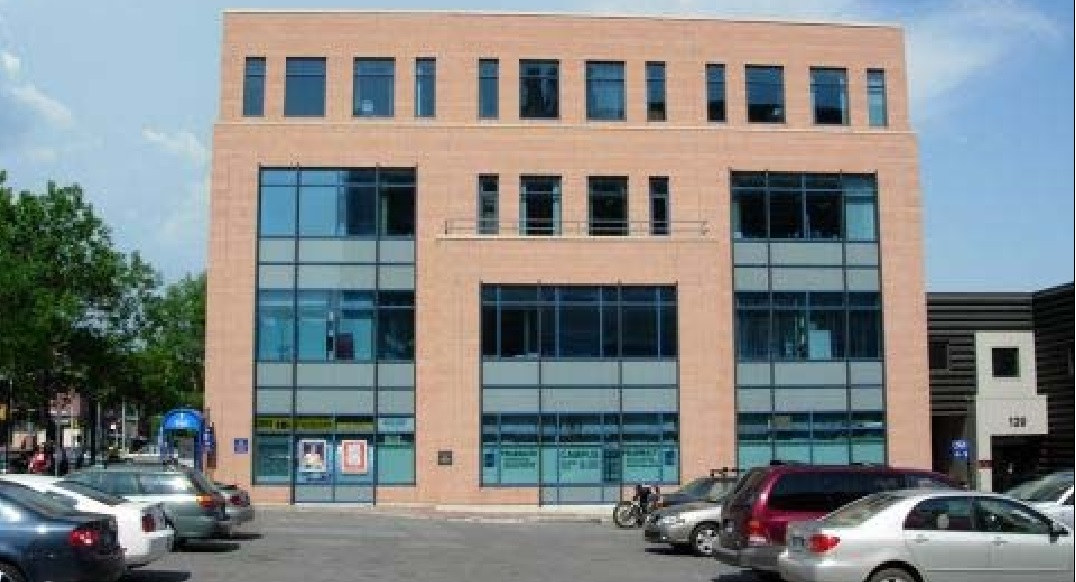
//> input picture pano27/pano27/corner.jpg, 1076 x 582 px
$ ./main_features_edge_detector   (built with g++ and OpenCV 4)
//> lines starting //> are read from the running program, lines starting //| are printed output that depends on the picture
### pano27/pano27/features.h
#include<opencv2\core\core.hpp>
#include<opencv2\highgui\highgui.hpp>
#include<opencv2\imgproc\imgproc.hpp>

using namespace cv;

class features{

private:
	int threshold1;
	Mat cross;
	Mat diamond;
	Mat square;
	Mat x;

public:

	features() :cross(5, 5, CV_8U, Scalar(0)),
		diamond(5, 5, CV_8U, Scalar(1)),
		square(5, 5, CV_8U, Scalar(1)),
		x(5, 5, CV_8U, Scalar(0)){

		// for cross (plus sign)
		int i;
		for (i = 0; i < 5; i++)
		{
			cross.at<uchar>(2, i)= 1;
			cross.at<uchar>(i,2) = 1;
		}

		diamond.at<uchar>(0, 0) = 0;
		diamond.at<uchar>(0, 1) = 0;
		diamond.at<uchar>(1, 0) = 0;
		diamond.at<uchar>(4, 4) = 0;
		diamond.at<uchar>(3, 4) = 0;
		diamond.at<uchar>(4, 3) = 0;
		diamond.at<uchar>(4, 0) = 0;
		diamond.at<uchar>(4, 1) = 0;
		diamond.at<uchar>(3, 0) = 0;
		diamond.at<uchar>(0, 4) = 0;
		diamond.at<uchar>(0, 3) = 0;
		diamond.at<uchar>(1, 4) = 0;

		for ( i = 0; i<5; i++) {
			x.at<uchar>(i, i) = 1;
			x.at<uchar>(4 - i, i) = 1;
		}
	}


	// [4 lines left out: function setThreshold, not called in this run]

	void applyThreshold(Mat image)
	{
		threshold(image, image, threshold1, 255, CV_THRESH_BINARY);

	}

	Mat getEdges(Mat image)  // edges
	{
		Mat result;
		morphologyEx(image, result, MORPH_GRADIENT, Mat());
		applyThreshold(result);
		return result;


	}


	Mat corners(Mat image)
	{
		Mat result;
		// Dilate with a cross
		dilate(image, result, cross);
		// Erode with a diamond
		erode(result, result, diamond);
		Mat result2;
		// Dilate with a X
		dilate(image, result2, x);
		// Erode with a square
		erode(result2, result2, square);
		// Corners are obtained by subtracting
		// the two closed images
		absdiff(result2, result, result);
		// Apply threshold to obtain a binary image
		applyThreshold(result);
		return result;

	}


};

### pano27/pano27/main_features_edge_detector.cpp
#include"features.h"
#include<iostream>
using namespace cv;

int main()
{
	features morp;
	//morp.setThreshold(20);

	Mat image;
	Mat result;
	image = imread("corner.jpg");
//> image is the input picture: 582 rows x 1076 cols, CV_8UC3; mean B, G, R 131.3, 131, 126.3
	std::cout << image.elemSize() << "\n";
//| 3
	result = imread("corner.jpg",2);
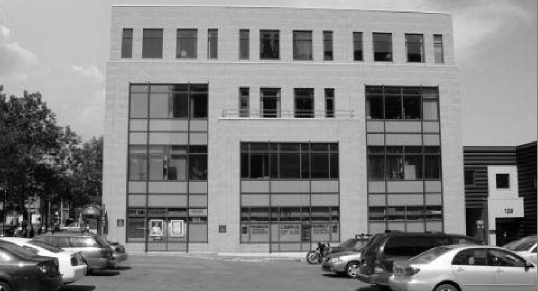
//> result: 582 rows x 1076 cols, CV_8UC1 (shown at 1/2 size); min 0, max 255, mean 129.7

	std::cout << result.size();
//| [1076 x 582]
	cvNamedWindow("image");
	namedWindow("edges");
	namedWindow("corners");
	imshow("image", image);

	result=morp.getEdges(image);
//> in getEdges, `morphologyEx(image, result, MORPH_GRADIENT, Mat());`:
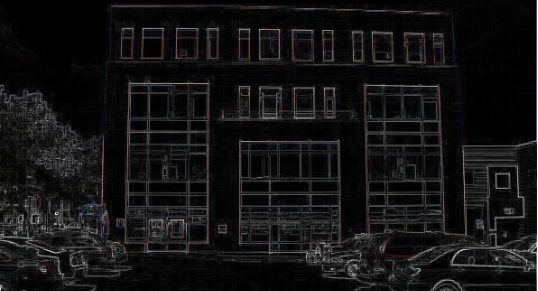
//> result: 582 rows x 1076 cols, CV_8UC3 (shown at 1/2 size); mean B, G, R 19.4, 18.8, 19.5
//> in applyThreshold, `threshold(image, image, threshold1, 255, CV_THRESH_BINARY);`:
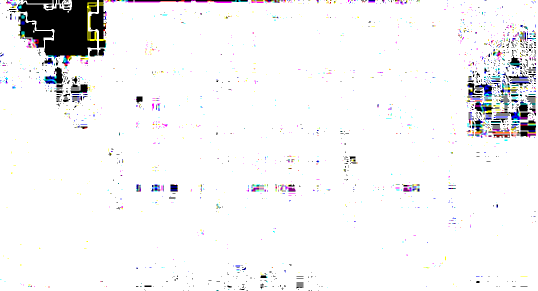
//> image: 582 rows x 1076 cols, CV_8UC3 (shown at 1/2 size); mean B, G, R 243.1, 242.3, 242.6
	imshow("edges", result);
	result = morp.corners(image);
//> in corners, `dilate(image, result, cross);`:
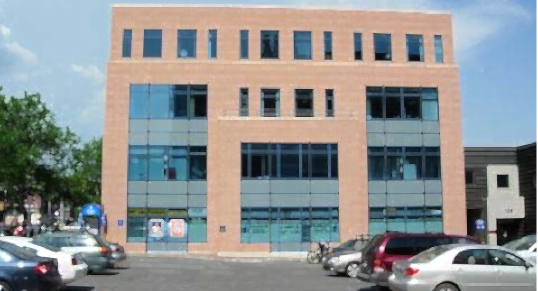
//> result: 582 rows x 1076 cols, CV_8UC3 (shown at 1/2 size); mean B, G, R 145, 144.5, 140.4
//> in corners, `erode(result, result, diamond);`:
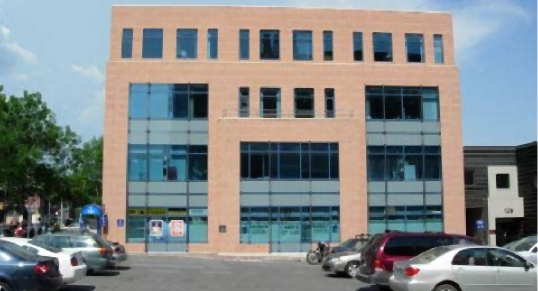
//> result: 582 rows x 1076 cols, CV_8UC3 (shown at 1/2 size); mean B, G, R 134.5, 134.1, 129.2
//> in corners, `erode(result2, result2, square);`: square = [[1, 1, 1, 1, 1], [1, 1, 1, 1, 1], [1, 1, 1, 1, 1], [1, 1, 1, 1, 1], [1, 1, 1, 1, 1]]
//> in corners, `absdiff(result2, result, result);`:
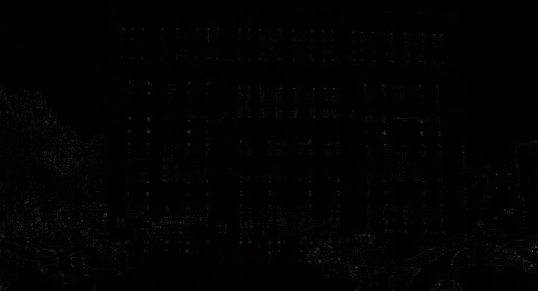
//> result: 582 rows x 1076 cols, CV_8UC3 (shown at 1/2 size); mean B, G, R 1.8, 1.7, 1.8
//> in applyThreshold (call 2), `threshold(image, image, threshold1, 255, CV_THRESH_BINARY);`:
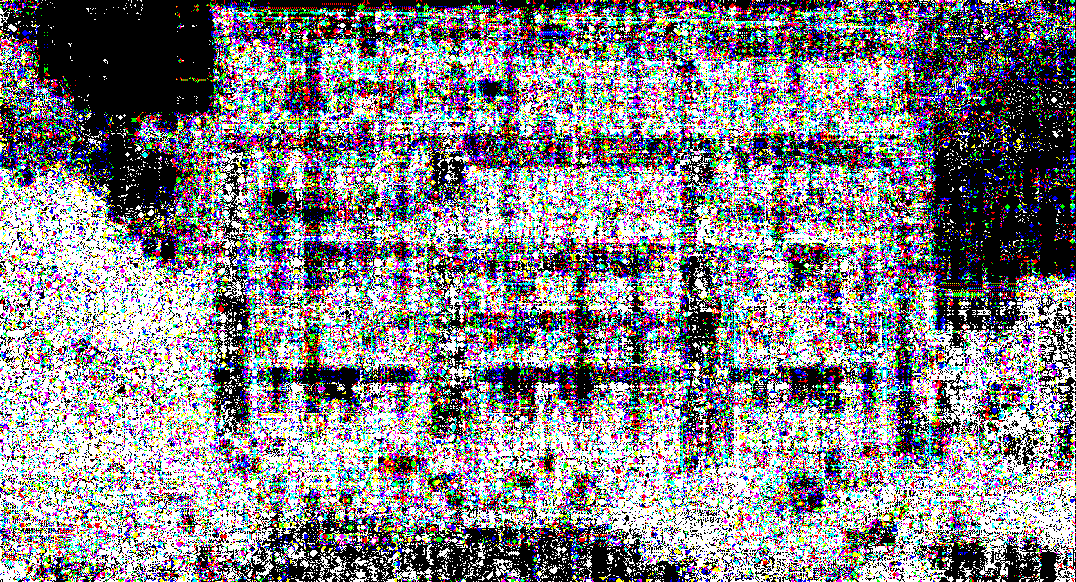
//> image: 582 rows x 1076 cols, CV_8UC3; mean B, G, R 134.1, 129.4, 130.9
	imshow("corners", result);
	std::getchar();
	waitKey(500000);
	return 0;


}

$ run again, with pano27/pano27/a.jpg copied over pano27/pano27/corner.jpg
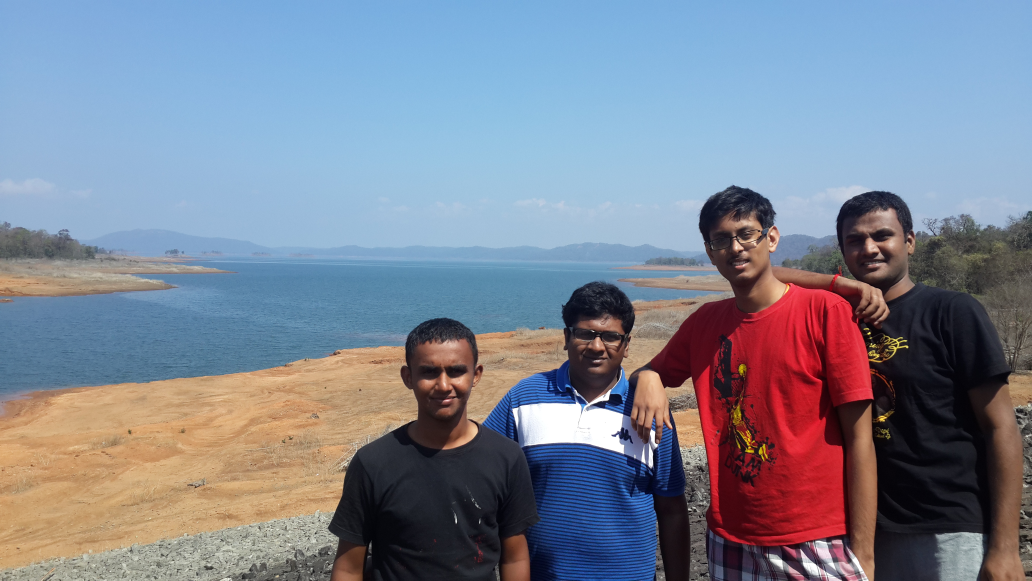
//> input picture pano27/pano27/a.jpg, 4128 x 2322 px (shown at 1/4 size)
//> image is the input picture: 2322 rows x 4128 cols, CV_8UC3; mean B, G, R 148, 132.3, 125.6
//| 3
//| [4128 x 2322]
//> in corners, `dilate(image, result, cross);`:
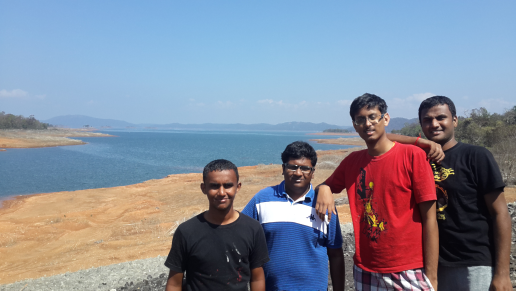
//> result: 2322 rows x 4128 cols, CV_8UC3 (shown at 1/8 size); mean B, G, R 154.1, 138.3, 131.7
//> square = [[1, 1, 1, 1, 1], [1, 1, 1, 1, 1], [1, 1, 1, 1, 1], [1, 1, 1, 1, 1], [1, 1, 1, 1, 1]]
//> in applyThreshold (call 2), `threshold(image, image, threshold1, 255, CV_THRESH_BINARY);`:
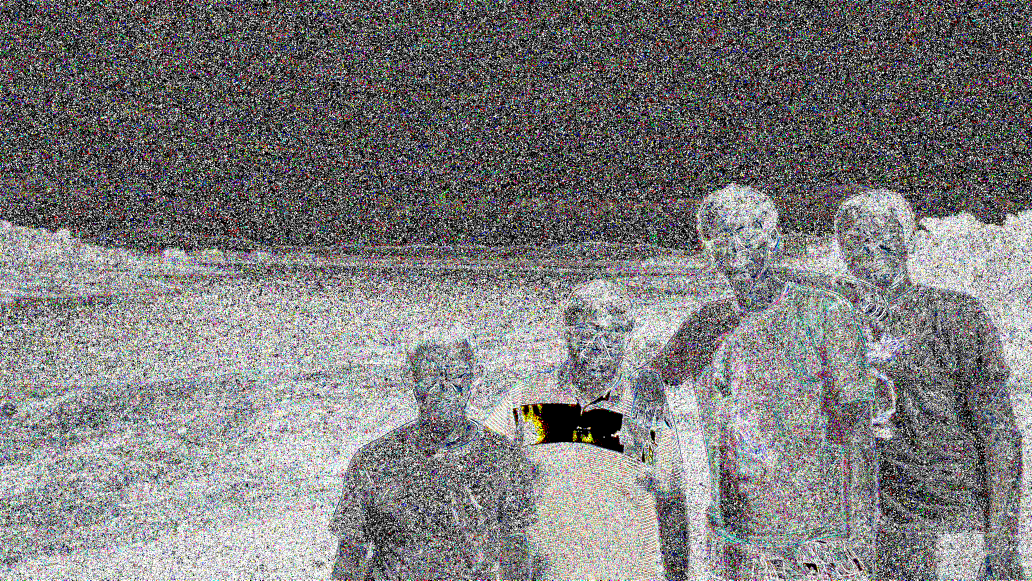
//> image: 2322 rows x 4128 cols, CV_8UC3 (shown at 1/4 size); mean B, G, R 123.9, 123.6, 124.5

$ run again, with pano27/pano27/abc.jpg copied over pano27/pano27/corner.jpg
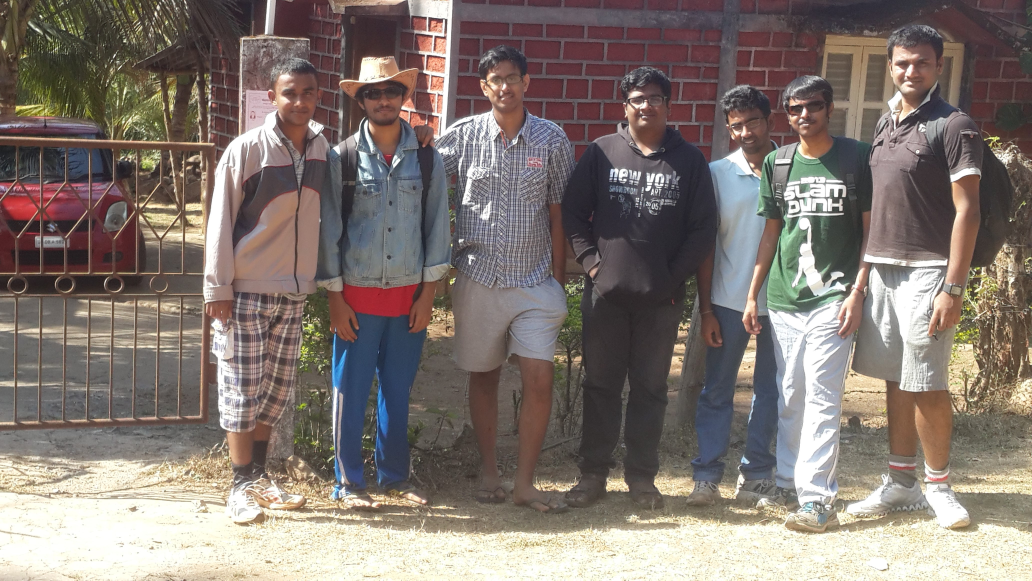
//> input picture pano27/pano27/abc.jpg, 4128 x 2322 px (shown at 1/4 size)
//> image is the input picture: 2322 rows x 4128 cols, CV_8UC3; mean B, G, R 113, 119.2, 130
//| 3
//| [4128 x 2322]
//> in corners, `dilate(image, result, cross);`:
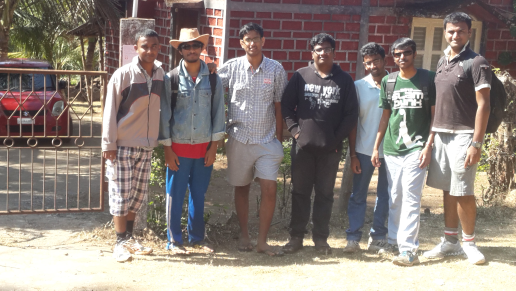
//> result: 2322 rows x 4128 cols, CV_8UC3 (shown at 1/8 size); mean B, G, R 123.1, 129.2, 139.7
//> square = [[1, 1, 1, 1, 1], [1, 1, 1, 1, 1], [1, 1, 1, 1, 1], [1, 1, 1, 1, 1], [1, 1, 1, 1, 1]]
//> in applyThreshold (call 2), `threshold(image, image, threshold1, 255, CV_THRESH_BINARY);`:
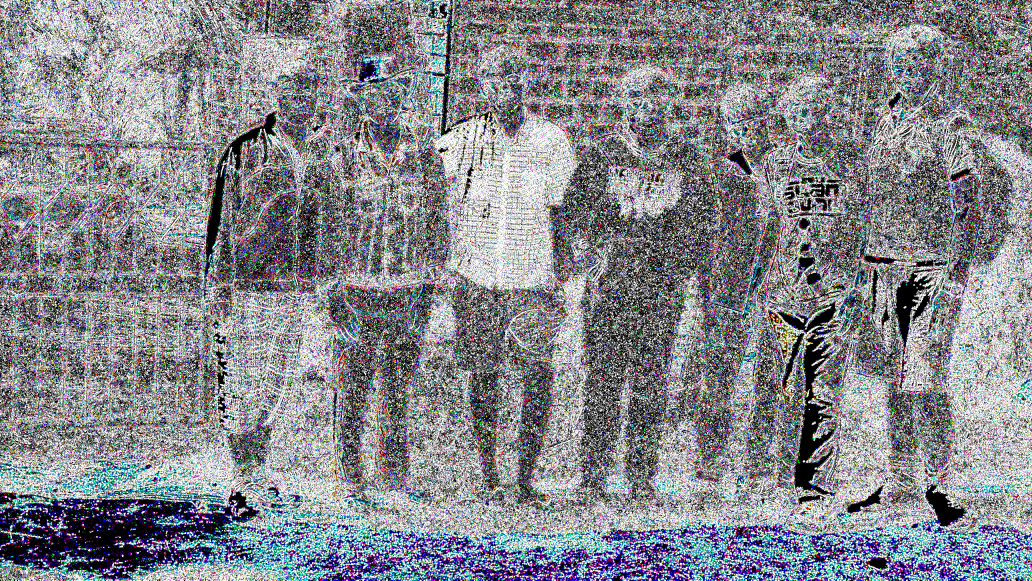
//> image: 2322 rows x 4128 cols, CV_8UC3 (shown at 1/4 size); mean B, G, R 138.7, 133.8, 132.4
